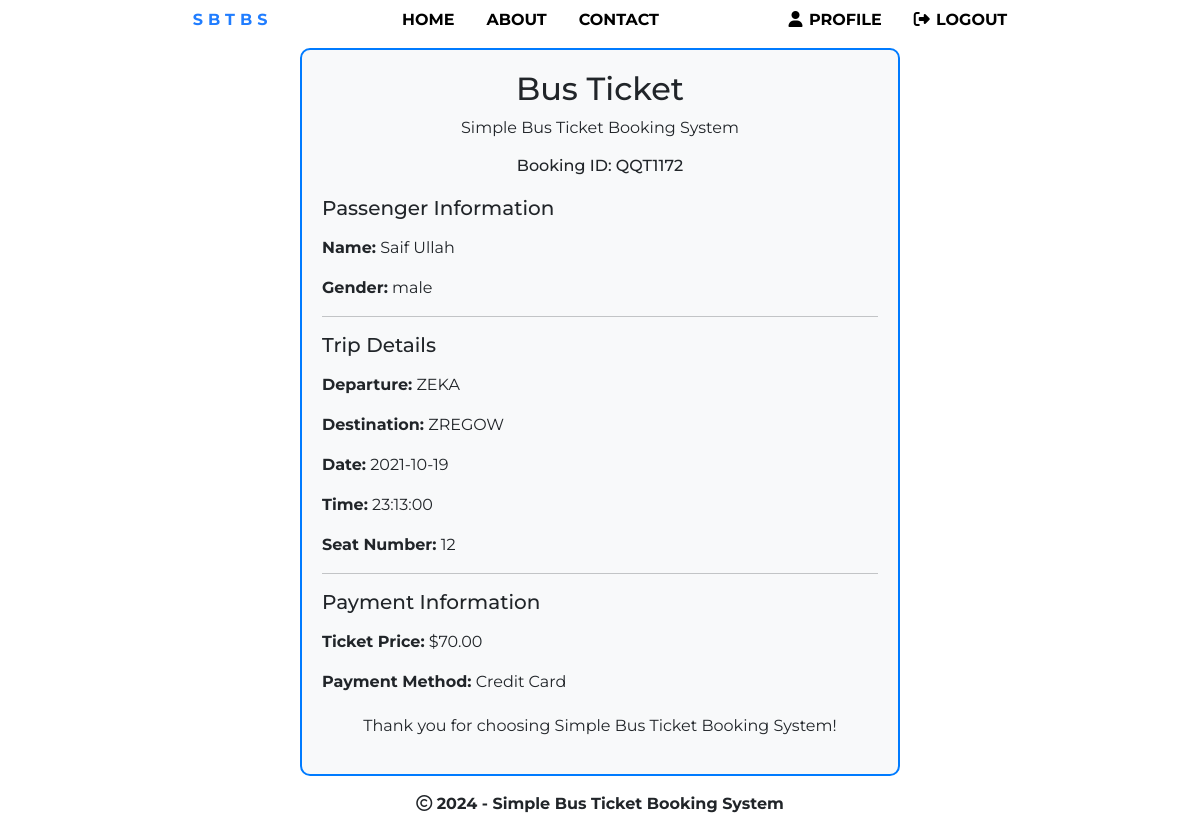
The app's page /ticketinfo.php?booking_id=QQT1172 (signed in) with its own data.
### tables this page shows
CREATE TABLE `bookings` (
  `id` int(100) NOT NULL,
  `booking_id` varchar(255) NOT NULL,
  `bus_no` varchar(255) NOT NULL,
  `customer_id` varchar(255) NOT NULL,
  `route_id` varchar(255) NOT NULL,
  `customer_route` varchar(200) NOT NULL,
  `booked_amount` int(100) NOT NULL,
  `booked_seat` varchar(100) NOT NULL,
  `booking_created` datetime NOT NULL DEFAULT current_timestamp()
);

CREATE TABLE `customers` (
  `id` int(100) NOT NULL,
  `customer_id` varchar(255) NOT NULL,
  `name` varchar(30) NOT NULL,
  `email` varchar(255) NOT NULL,
  `gender` varchar(255) NOT NULL,
  `phone` varchar(50) NOT NULL,
  `password` varchar(255) NOT NULL,
  `customer_created` datetime NOT NULL DEFAULT current_timestamp()
);

CREATE TABLE `routes` (
  `id` int(100) NOT NULL,
  `route_id` varchar(255) NOT NULL,
  `bus_no` varchar(155) NOT NULL,
  `route_cities` varchar(255) NOT NULL,
  `route_dep_date` date NOT NULL,
  `route_dep_time` time NOT NULL,
  `total_seats` int(4) NOT NULL,
  `available_seats` int(4) NOT NULL,
  `route_step_cost` int(100) NOT NULL,
  `route_created` datetime NOT NULL DEFAULT current_timestamp()
);

### assets/partials/_functions.php (called while the page is built, shortened)
<?php
    function get_from_table($conn, $table, $primaryKey, $pKeyValue, $toget)
    {
        $sql = "SELECT * FROM $table WHERE $primaryKey='$pKeyValue'";
        $result = mysqli_query($conn, $sql);
        $row = mysqli_fetch_assoc($result);
        if($row)
        {
            return $row["$toget"];
        }
        return false;
    }
?>

### ticketinfo.php (the view, shortened to what this page needs)
<!DOCTYPE html>
<html lang="en">
<head>
    <link href="https://cdn.jsdelivr.net/npm/bootstrap@5.0.1/dist/css/bootstrap.min.css" rel="stylesheet">
</head>
<body>
    <?php require 'assets/partials/_header.php'; ?>
    <section>
    <?php
        require 'assets/partials/_functions.php';
        $conn = db_connect();
        $booking_id = $_GET['booking_id'];
        $sql = "SELECT * FROM `bookings` WHERE booking_id='$booking_id'";
        $result = mysqli_query($conn, $sql);
        if(mysqli_num_rows($result) > 0)
        {
            while($row = mysqli_fetch_assoc($result))
            {
                $customer_id= $row['customer_id'];
                $customer_name = get_from_table($conn, 'customers', 'customer_id',$customer_id, 'name');
                $customer_gender = get_from_table($conn, 'customers', 'customer_id',$customer_id, 'gender');
                $departureTime = get_from_table($conn, 'routes', 'route_id', $row['route_id'], 'route_dep_time');
                $departureDate = get_from_table($conn, 'routes', 'route_id', $row['route_id'], 'route_dep_date');
                echo '<div class="container mt-5">
                <div class="ticket">
                    <div class="ticket-header">
                        <h2>Bus Ticket</h2>
                        <p>Simple Bus Ticket Booking System</p>
                        <h6>Booking ID: '.$row['booking_id'].'</h6>
                    </div>
                    <div class="ticket-section">
                        <h5>Passenger Information</h5>
                        <p></p>
                        <p><strong>Name:</strong> '.$customer_name.'</p>
                        <p><strong>Gender:</strong> '.$customer_gender.'</p>
                    </div>
                    <hr />
                    <div class="ticket-section">
                        <h5>Trip Details</h5>
                        <p></p>
                        <p><strong>Departure:</strong> '.explode(",",$row['customer_route'])[0].'</p>
                        <p><strong>Destination:</strong> '.explode(",",$row['customer_route'])[1].'</p>
                        <p><strong>Date:</strong> '.$departureDate.'</p>
                        <p><strong>Time:</strong> '.$departureTime.'</p>
                        <p><strong>Seat Number:</strong> '.$row['booked_seat'].'</p>
                    </div>
                    <hr />
                    <div class="ticket-section">
                        <h5>Payment Information</h5>
                        <p></p>
                        <p><strong>Ticket Price:</strong> $'.$row['booked_amount'].'.00</p>
                        <p><strong>Payment Method:</strong> Credit Card</p>
                    </div>
                    <div class="ticket-footer">
                        <p>Thank you for choosing Simple Bus Ticket Booking System!</p>
                    </div>
                </div>
            </div>';
            }
        }
    ?>
    </section>
    <footer>
        <p>
            <i class="far fa-copyright"></i> <?php echo date('Y');?> - Simple Bus Ticket Booking System
        </p>
    </footer>
</body>
</html>

### assets/styles/styles.php (style rules this page uses)
body, html { margin: 0; padding: 0; box-sizing: border-box; font-family: 'Montserrat', sans-serif; scroll-behavior: smooth; }
*, *::after, *::before { box-sizing: inherit; }
footer { padding: 1rem 0; text-align: center; font-weight: bold; }
footer p { margin: 0; }

### ticketinfo.php (style rules this page uses)
.ticket { border: 2px solid #007bff; border-radius: 10px; padding: 20px; max-width: 600px; margin: auto; background-color: #f8f9fa; }
.ticket-header { text-align: center; margin-bottom: 20px; }
.ticket-footer { text-align: center; margin-top: 20px; }
.ticket-section { margin-bottom: 10px; }
.ticket-section h5 { margin-bottom: 5px; }

### records on screen
bookings: booking "QQT1172", customer.name "Saif Ullah", customer.gender "male", customer_route "ZEKA", customer_route "ZREGOW", route.route_dep_date "2021-10-19", route.route_dep_time "23:13:00", booked_seat "12", booked_amount "70"
